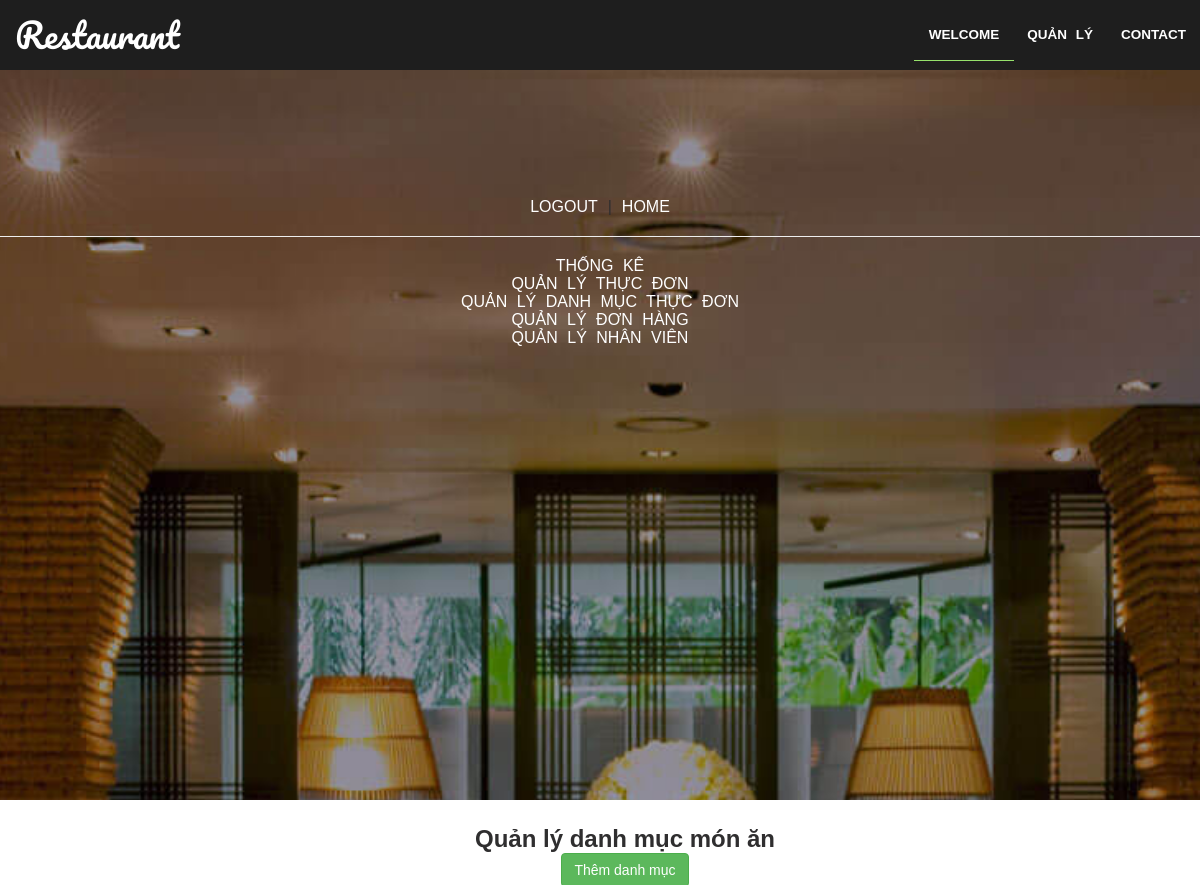
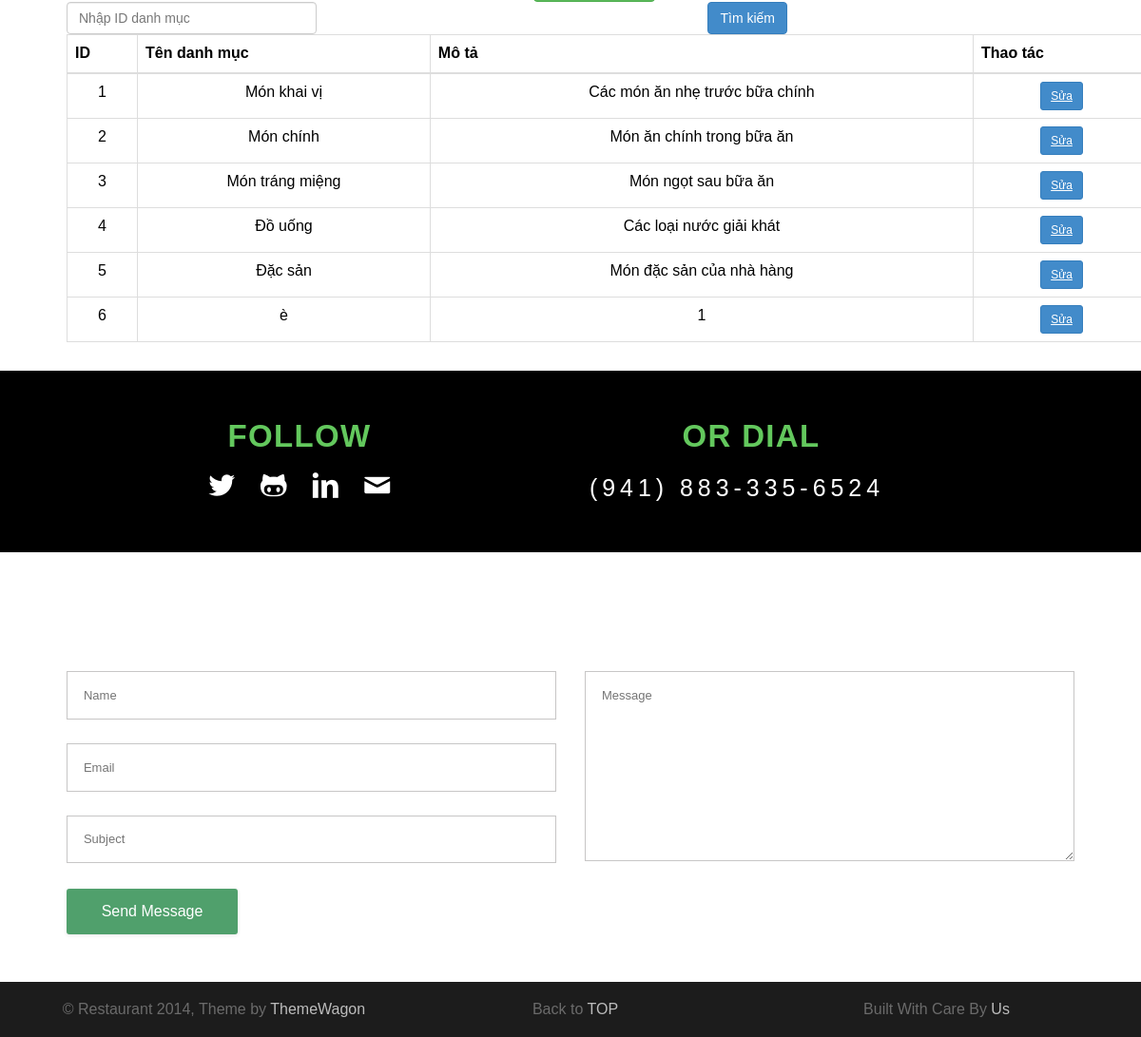
/admin.php?action=ACategories (signed in), run on the app's committed database (2 pictures, top to bottom).
### tables this page shows
CREATE TABLE `categories` (
  `id` int(11) NOT NULL,
  `category_name` varchar(255) DEFAULT NULL,
  `description` varchar(255) DEFAULT NULL
);

### Model/modelCategories.php (called while the page is built, shortened)
<?php
class modelCategories {
    public function selectAllCategories() {
        $p = new clsKetnoi();
        $con = $p->MoKetNoi();
        $query = "SELECT * FROM Categories";
        $result = mysqli_query($con, $query);
        return $result;
    }
}
?>

### Controller/controlCategories.php (called while the page is built, shortened)
<?php
include_once("Model/modelCategories.php");
class controlCategories {
    public function getAllCategories() {
        $p = new modelCategories();
        $result = $p->selectAllCategories();
        if (mysqli_num_rows($result) > 0) {
            return $result;
        } else {
            return false;
        }
    }
}
?>

### View/ACategories.php (the view, shortened to what this page needs)
<?php
include_once("Controller/controlCategories.php");
$p = new controlCategories();
$editId = isset($_GET['editCategory']) ? intval($_GET['editCategory']) : 0;
$addMode = isset($_GET['addCategory']) ? true : false;
echo '<div class="container mt-5">';
if ($editId > 0) {
    $category = $p->getCategoryById($editId);
    echo '<h4 class="text-center mb-4">Cập nhật danh mục #' . $editId . '</h4>';
    if ($category && mysqli_num_rows($category) > 0) {
        $r = mysqli_fetch_assoc($category);
        echo '<form method="POST" action="admin.php?action=ACategories&editCategory=' . $r['id'] . '">';
        echo '<div class="mb-3"><label>Tên danh mục:</label><input type="text" name="category_name" value="' . htmlspecialchars($r['category_name']) . '" class="form-control" required></div>';
        echo '<div class="mb-3"><label>Mô tả:</label><textarea name="description" class="form-control">' . htmlspecialchars($r['description']) . '</textarea></div>';
        echo '<button type="submit" class="btn btn-primary" name="btnUpdate">Lưu thay đổi</button>';
        echo '<a href="admin.php?action=ACategories" class="btn btn-danger">Hủy</a>';
        echo '</form>';
        if (isset($_POST["btnUpdate"])) {
            $category_name = $_POST["category_name"];
            $description = $_POST["description"];
            $updateResult = $p->updateCategory($editId, $category_name, $description);
            if ($updateResult) {
                echo "<script>alert('Cập nhật danh mục thành công!'); window.location.href = 'admin.php?action=ACategories';</script>";
            } else {
                echo "<script>alert('Cập nhật danh mục thất bại!');</script>";
            }
        }
    }
} else {
    $searchId = isset($_GET['searchId']) ? trim($_GET['searchId']) : '';
    $kq = ($searchId != '') ? $p->getCategoryById($searchId) : $p->getAllCategories();
    echo '<h2 class="mb-4 text-center text-dark">Quản lý danh mục món ăn</h2>';
    echo '<a href="admin.php?action=ACategories&addCategory=true" class="btn btn-success" style="text-decoration: none;">Thêm danh mục</a>';
    echo '<div class="container">' ;
    echo '<form method="GET" class="row mb-4 justify-content-center">';
    echo '<div class="col-md-3">';
    echo '<input type="text" name="searchId" class="form-control" placeholder="Nhập ID danh mục" value="' . htmlspecialchars($searchId) . '">';
    echo '</div>';
    echo '<div class="col-auto">';
    echo '<button type="submit" class="btn btn-primary">Tìm kiếm</button>';
    echo '</div>';
    echo '</form>';
    if (!$kq) {
        echo '<div class="alert alert-warning text-center">❌ Không có dữ liệu danh mục món ăn.</div>';
    } else {
        echo '<table class="table table-bordered table-hover text-center bg-light">';
        echo '<thead><tr class="bg-light text-dark">
                <th>ID</th>
                <th>Tên danh mục</th>
                <th>Mô tả</th>
                <th>Thao tác</th>
              </tr></thead><tbody>';
        while ($r = mysqli_fetch_assoc($kq)) {
            echo '<tr>';
            echo '<td>' . $r["id"] . '</td>';
            echo '<td>' . htmlspecialchars($r["category_name"]) . '</td>';
            echo '<td>' . htmlspecialchars($r["description"]) . '</td>';
            echo '<td><a href="admin.php?action=ACategories&editCategory=' . $r['id'] . '" class="btn btn-sm btn-primary">Sửa</a></td>';
            echo '</tr>';
        }
        echo '</tbody></table>';
    }
}
echo '</div>';
?>

### css/main.css (style rules this page uses)
*, *:before, *:after { -moz-box-sizing: border-box; box-sizing: border-box; -webkit-font-smoothing: antialiased; }
body, html { margin: 0; padding: 0; height: 100%; }
h1, h2, p, span, a { font-family: "museo-sans", helvetica, sans-serif; color: #2f2e2f; margin: 0; padding: 0; }

### data on the page
categories: id "1", category_name "Món khai vị", description "Các món ăn nhẹ trước bữa chính"
categories: id "2", category_name "Món chính", description "Món ăn chính trong bữa ăn"
categories: id "3", category_name "Món tráng miệng", description "Món ngọt sau bữa ăn"
categories: id "4", category_name "Đồ uống", description "Các loại nước giải khát"
categories: id "5", category_name "Đặc sản", description "Món đặc sản của nhà hàng"
categories: id "6", category_name "è", description "1"
